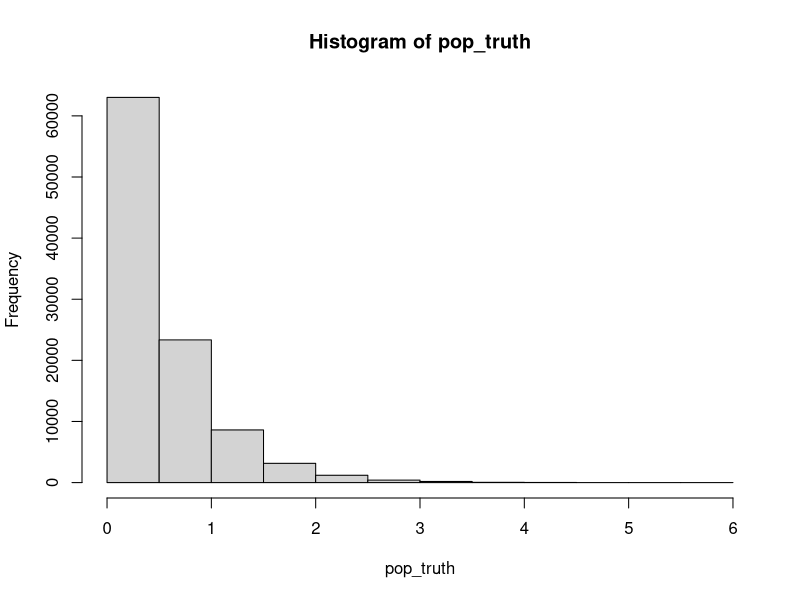
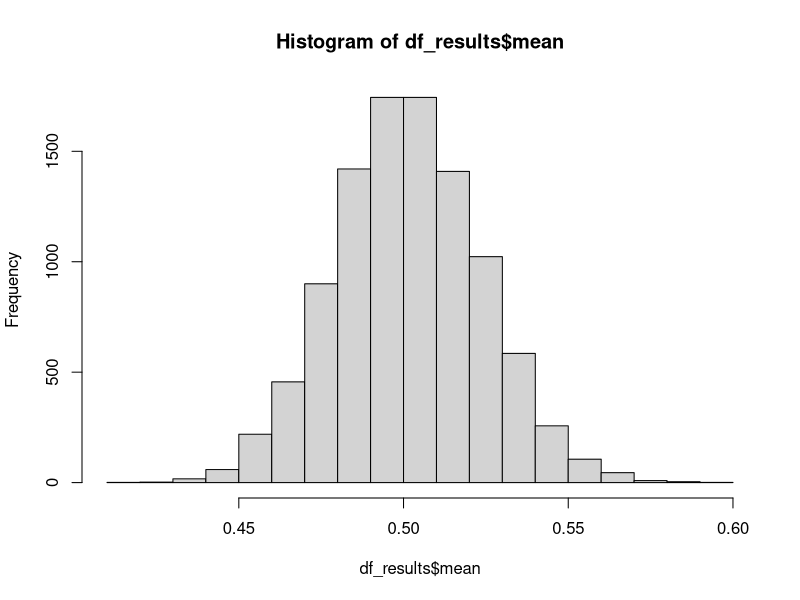
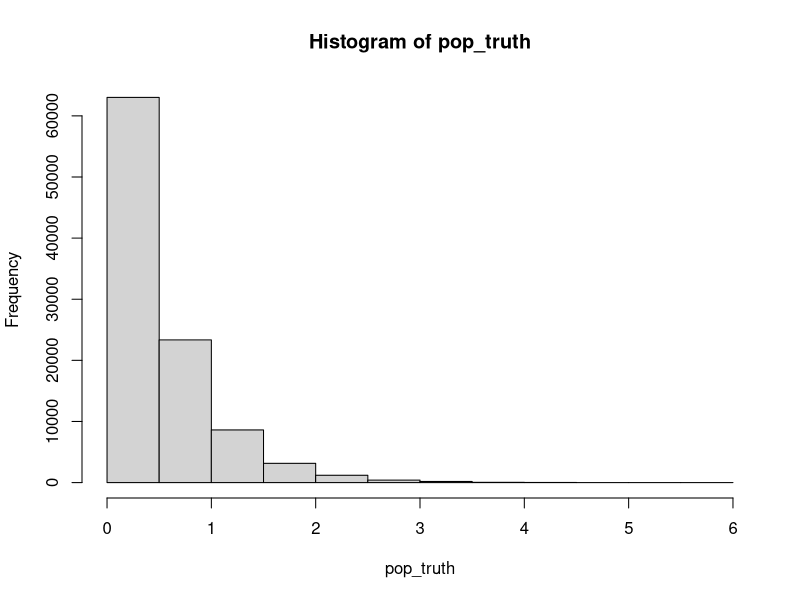

These charts were generated, in order, by the following R code: (Note: this script raises an error after producing the figures.)
###------------------------------------### 
#
# Programming Fundamentals Exercise:
#
###------------------------------------###   

#1 Set the seed to 1.
set.seed(1)

#2 Create a variable "pop_truth" that is 100,000 samples from an exponential distribution with rate 2. 
#What function is used to draw a random sample from an exponential distribution?
pop_truth <- rexp(100000,rate=2)

#3 What is the mean of "pop_truth"? You can use the function hist() to plot a histogram of the population data.
mean(pop_truth) # 0.5013488
hist(pop_truth)

#4 Create a variable "sample_pop" that is a random sample of 5,000 values from "pop_truth". 
#Set the seed to 1 again, what is the mean of "sample_pop"?
#Note, the seed needs to be set each time you call a function with a random component
set.seed(1)
sample_pop <- sample(pop_truth, 5000)
mean(sample_pop) # 0.5065573

#5 Create a function named "sample_stats" that calculates and returns the mean and standard deviation from a provided vector. 
sample_stats <- function(v) {
  mean <- mean(v)
  std <- sd(v)
  stats <- list(mean=mean, std=std)
  return(stats)
}

#6 Use the function to determine the mean and standard deviation from "sample pop". What is the returned standard deviation?
sample_stats(sample_pop) # 0.5146478

#7 Create a for loop from 1 to 10000 (note, use a smaller value when developing) that does the following:
# 7.1 - If the first iteration, create a new data frame named "df_results" with three columns - "mean", "stdev", and "iteration"
# 7.2 - Draws a new 500 observation sample from "pop_truth" to "sample_pop"
# 7.3 - Uses the "sample_stats" function created previously to calculate and return the mean and standard deviation of "sample_pop" to a new variable named "metrics"
# 7.4 - Adds a third element to "metrics" that is the current value of the iterator
# 7.5 - Appends "metrics" to the data frame "df_results"
# 7.6 - Prints the message, "Currently on iteration" and the current value of the iterator
for (i in 1:10000){
  if (i==1){
    df_results <- data.frame(mean=0, stdev=0, iteration=0)
    colnames(df_results) <- c('mean', 'stdev', 'iteration')
  }
  sample_pop <- sample(pop_truth, 500, replace=TRUE)
  metrics <- c(mean = sample_stats(sample_pop)$mean, stdev = sample_stats(sample_pop)$std)
  metrics$iteration <- i
  df_results[i,] <- metrics
  df_results <- rbind(df_results, c(metrics$mean, metrics$std, metrics$iteration))
  print(paste("Currently on iteration ", i))
}



#8 What is the average of "df_results$mean"?
mean(df_results$mean) #0.5014333

#9 Compute the 5th and 95th percentiles of "df_results$mean". What is the 5th percentile?
quantile(df_results$mean, c(.05, .95)) 

#10 Use the hist() function to create a histogram of "df_results$mean" and "pop_truth". 
#What type of distribution does df_results$mean appear to be?
hist(df_results$mean)
hist(pop_truth)

#11 What have we demonstrated with this simulation?
CLT